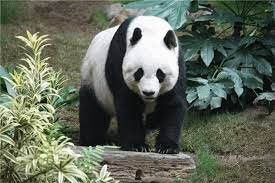
#> input picture Assets/image1.jpg, 275 x 183 px
$ python turn_to_gray.py
#> lines starting #> are read from the running program, lines starting #| are printed output that depends on the picture
import cv2
import numpy as np
from matplotlib import pyplot as plt

# Loading the image and converting to gray scale
defaultImage = cv2.imread('Assets/image1.jpg',)
#> defaultImage is the input picture: shape (183, 275, 3); mean B, G, R 90.1, 104.6, 97.2
editedImage = cv2.cvtColor(defaultImage, cv2.COLOR_BGR2GRAY)
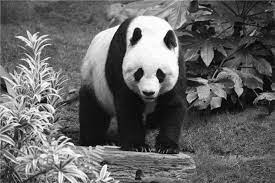
#> editedImage: shape (183, 275); min 0, max 255, mean 100.7


plt.subplot(1,2,1),plt.imshow(defaultImage)
plt.title('Original'), plt.xticks([]), plt.yticks([])

plt.subplot(1,2,2),plt.imshow(editedImage)
plt.title('Gray'), plt.xticks([]), plt.yticks([])

plt.show()
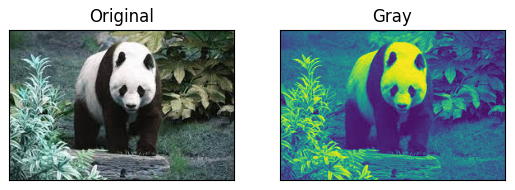
#> figure drawn by matplotlib, 2 panels; B, G, R data is drawn as R, G, B

$ run again, with Assets/image2.jpg copied over Assets/image1.jpg
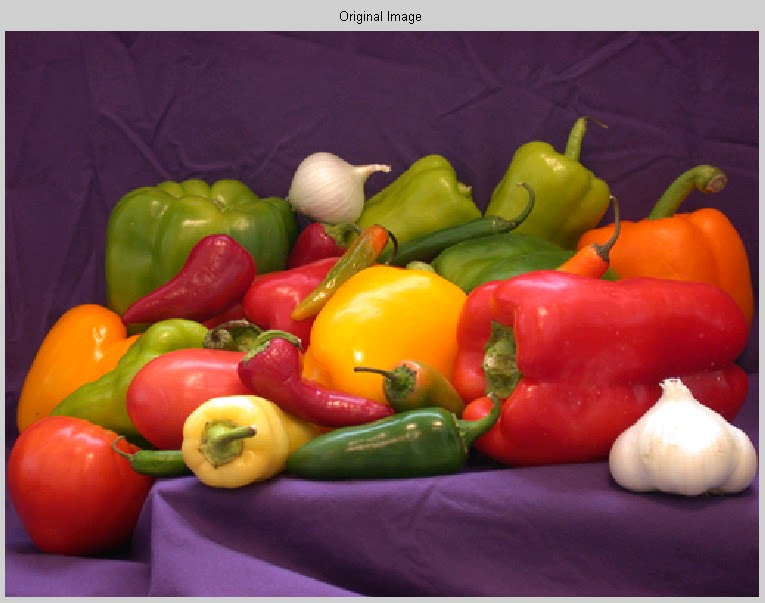
#> input picture Assets/image2.jpg, 765 x 603 px
#> defaultImage is the input picture: shape (603, 765, 3); mean B, G, R 67.1, 75.9, 126.7
#> `editedImage = cv2.cvtColor(defaultImage, cv2.COLOR_BGR2GRAY)`:
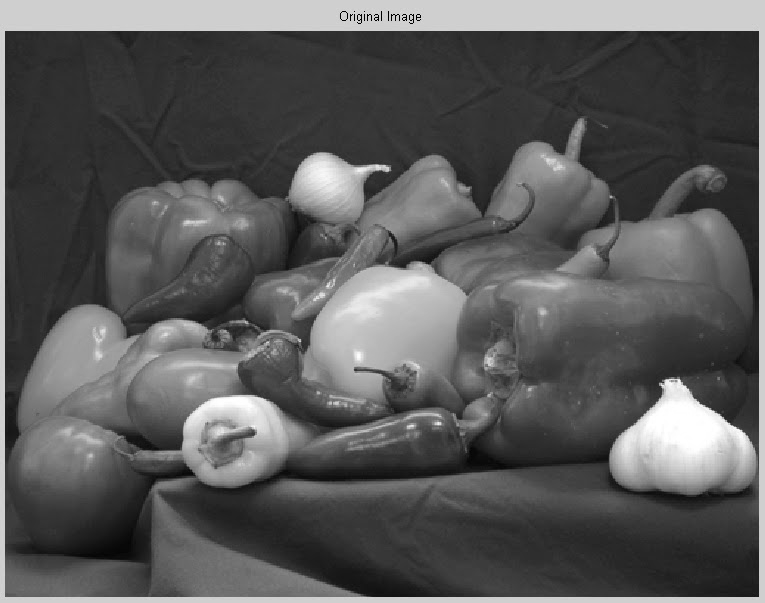
#> editedImage: shape (603, 765); min 0, max 255, mean 90.1
#> `plt.show()`:
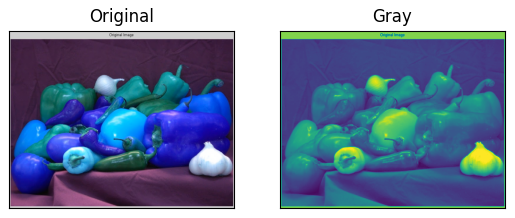
#> figure drawn by matplotlib, 2 panels; B, G, R data is drawn as R, G, B

$ run again, with Assets/image3.jpg copied over Assets/image1.jpg
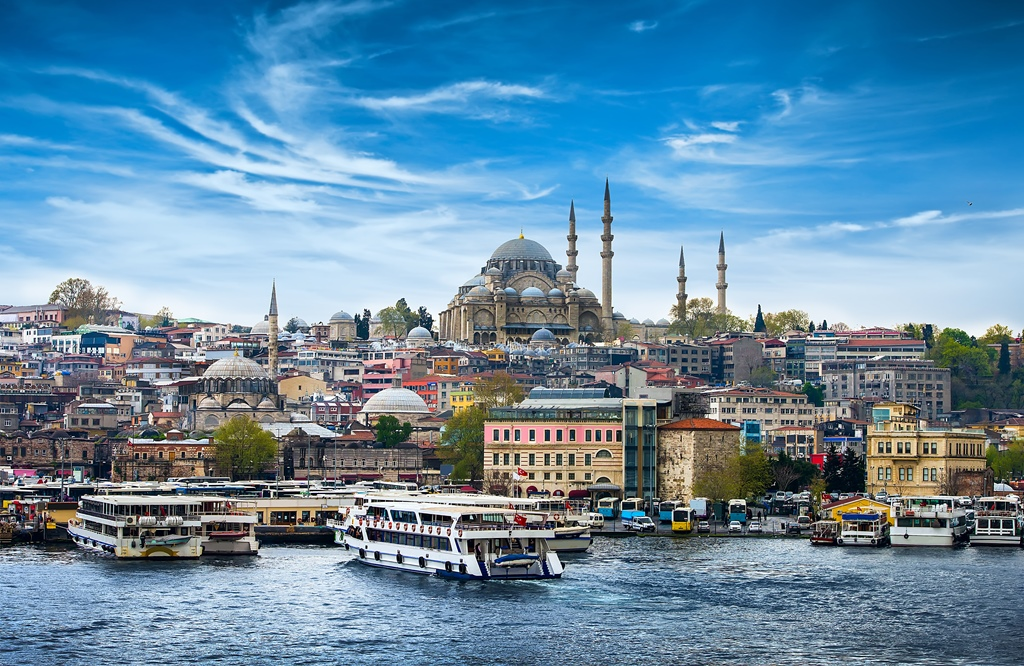
#> input picture Assets/image3.jpg, 1024 x 666 px
#> defaultImage is the input picture: shape (666, 1024, 3); mean B, G, R 164.7, 139.3, 101.1
#> `editedImage = cv2.cvtColor(defaultImage, cv2.COLOR_BGR2GRAY)`:
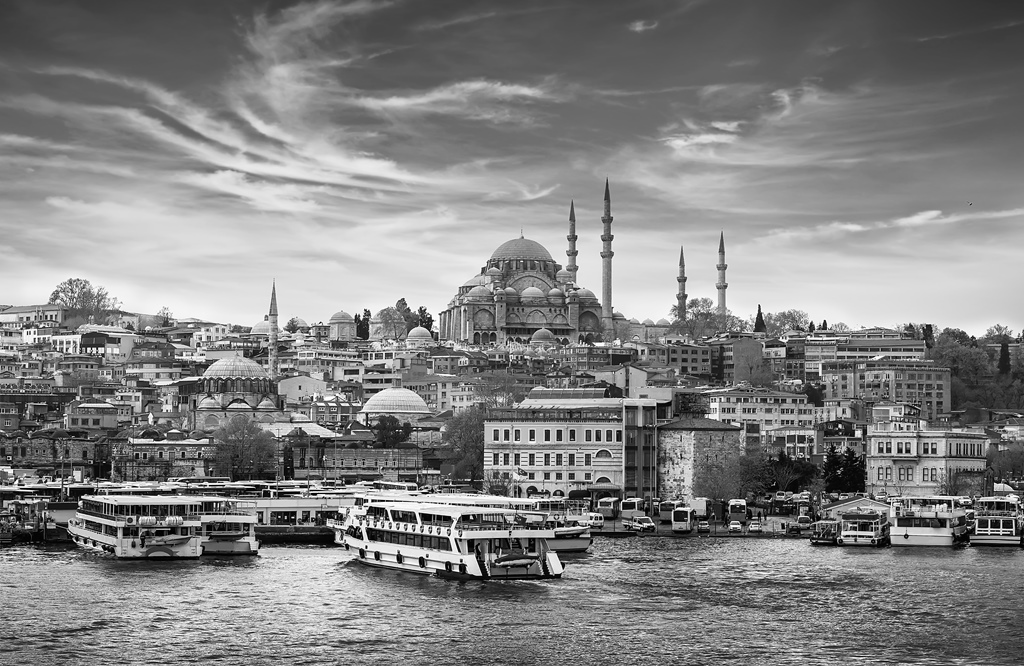
#> editedImage: shape (666, 1024); min 0, max 255, mean 130.8
#> `plt.show()`:
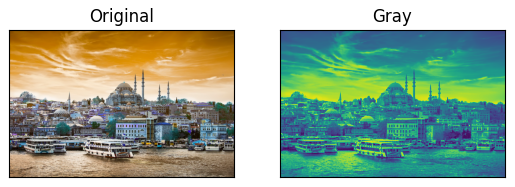
#> figure drawn by matplotlib, 2 panels; B, G, R data is drawn as R, G, B
